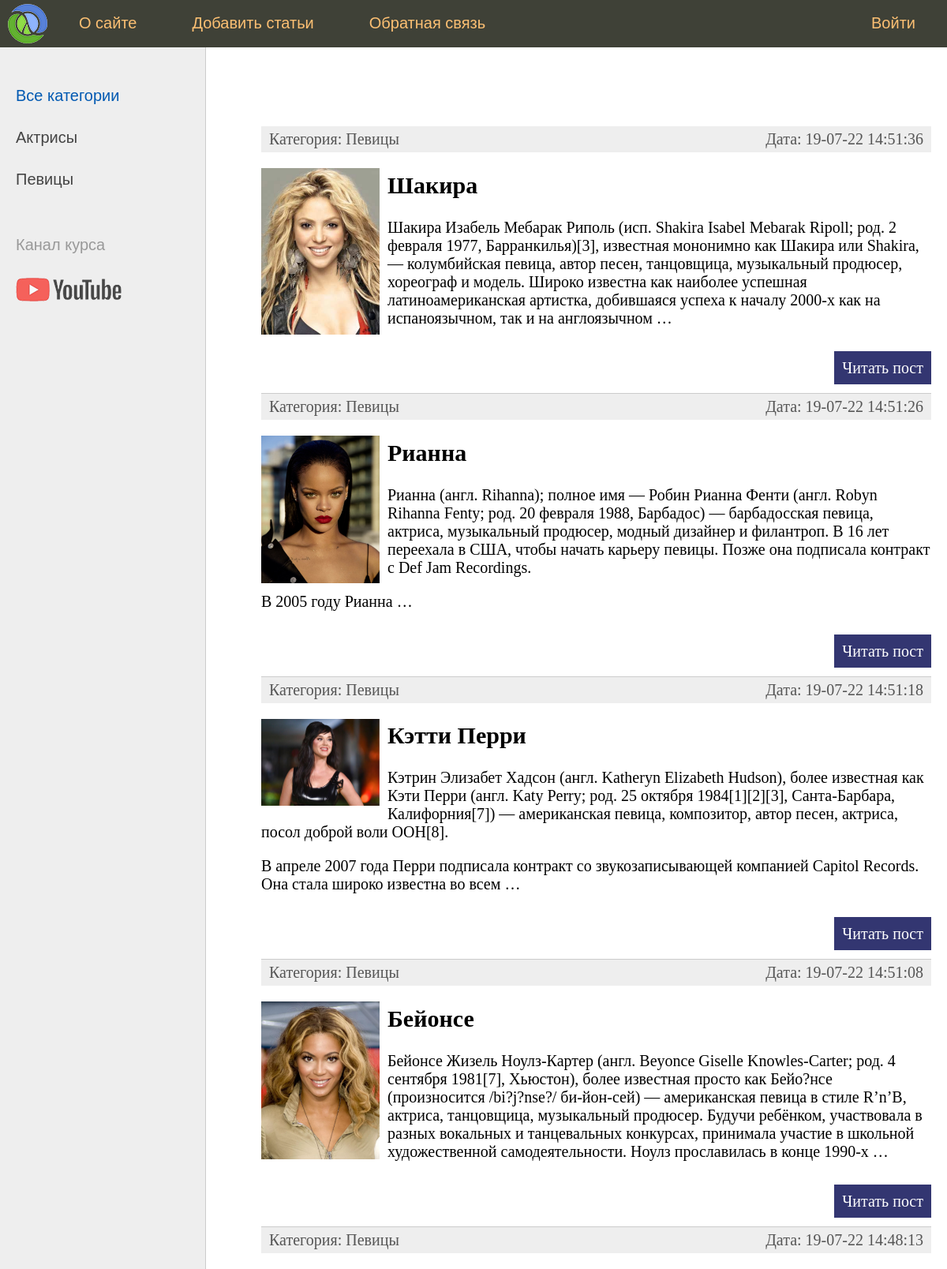
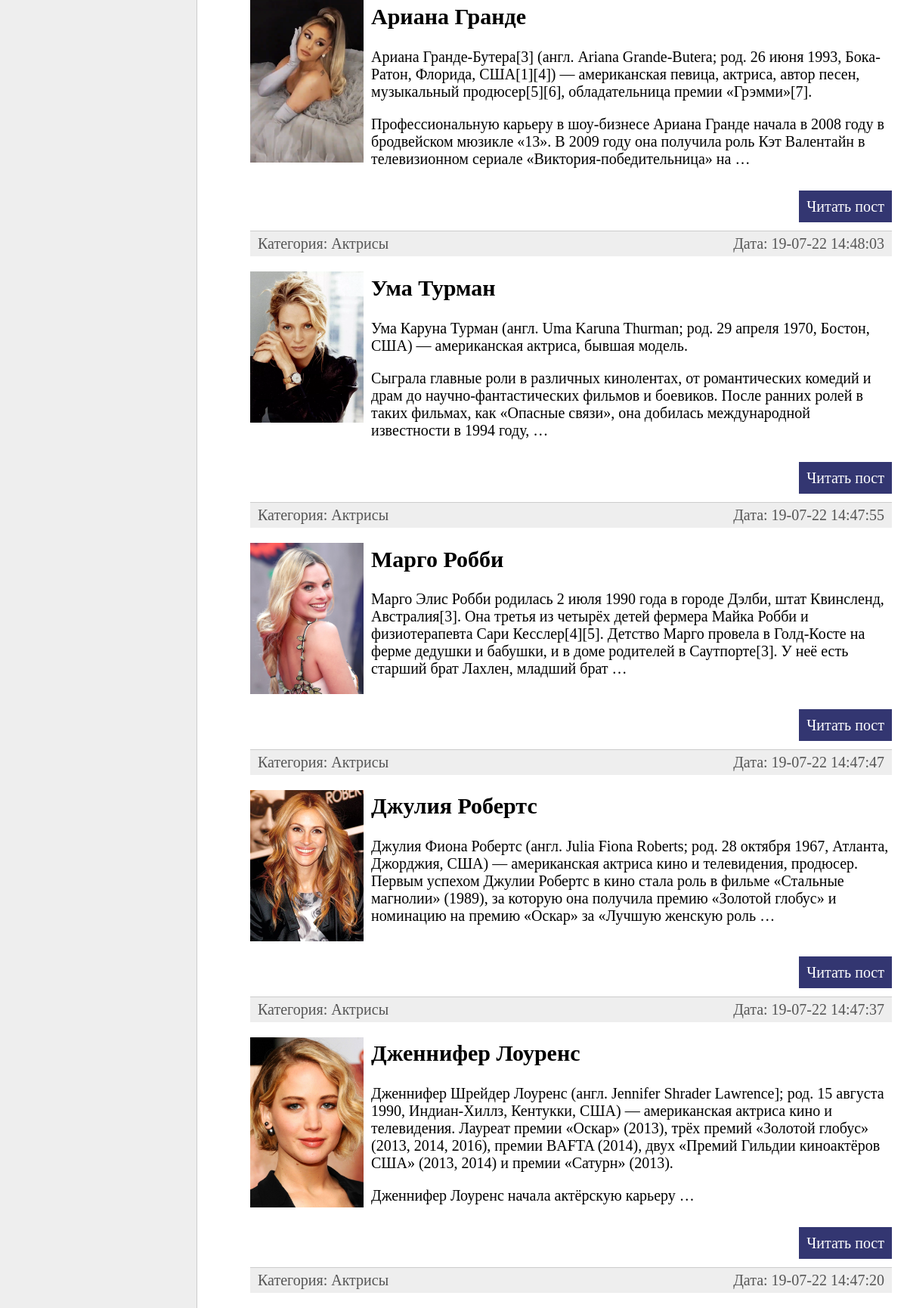
The app's page / (signed in, upper part) with its own data (2 pictures, top to bottom).
### women/models.py (models this page shows, shortened)
class Category(models.Model):
    name = models.CharField(max_length=100, db_index=True, verbose_name='Категория')
    slug = models.SlugField(max_length=255, unique=True, db_index=True, verbose_name='URL')
    def get_absolute_url(self):
        return reverse('category', kwargs={'cat_slug': self.slug})
    class Meta:
        verbose_name = 'Категория'
        verbose_name_plural = 'Категории'
        ordering = ['name']

class Women(models.Model):
    title = models.CharField(max_length=255, verbose_name='Заголовок')
    slug = models.SlugField(max_length=255, unique=True, db_index=True, verbose_name='URL')
    content = models.TextField(blank=True, verbose_name='Текст статьи')
    photo = models.ImageField(upload_to='photos/%Y/%m/%d/', verbose_name='Фото')
    time_create = models.DateTimeField(auto_now_add=True, verbose_name='Время создания')
    time_update = models.DateTimeField(auto_now=True, verbose_name='Последнее изменение')
    is_published = models.BooleanField(default=True, verbose_name='Публикация')
    cat = models.ForeignKey('Category', on_delete=models.PROTECT, verbose_name='Категории')
    def get_absolute_url(self):
        return reverse('post', kwargs={'post_slug': self.slug})
    class Meta:
        verbose_name = 'Известные женщины'
        verbose_name_plural = 'Известные женщины'
        ordering = ['-time_update', 'title']

### women/views.py (the view)
# urls.py: path('', WomenHome.as_view(), name='home'),
class WomenHome(DataMixin, ListView):
    model = Women
    template_name = 'women/index.html'
    context_object_name = 'posts'
    def get_context_data(self, *, object_list=None, **kwargs):
        context = super().get_context_data(**kwargs)
        c_def = self.get_user_context(title='Главная страница')
        return dict(list(context.items()) + list(c_def.items()))
    def get_queryset(self):
        return Women.objects.filter(is_published=True)

### women/templatetags/women_tags.py (called while the page is built)
@register.inclusion_tag('women/tags_templates/list_categories.html')
def show_categories(sort=None, cat_selected=0):
    if not filter:
        cats = Category.objects.all()
    else:
        cats = Category.objects.all().order_by(sort)
    return {'cats': cats, 'cat_selected': cat_selected}

@register.inclusion_tag('women/tags_templates/top_menu.html')
def show_top_menu():
    menu = [
        {'title': 'О сайте', 'url_name': 'about'},
        {'title': 'Добавить статьи', 'url_name': 'add_page'},
        {'title': 'Обратная связь', 'url_name': 'contact'},
        {'title': 'Войти', 'url_name': 'login'}
    ]
    return {'menu': menu}

### women/utils.py (called while the page is built)
    def get_user_context(self, **kwargs):
        context = kwargs
        cats = Category.objects.annotate(Count('women'))
        user_menu = menu.copy()
        if not self.request.user.is_authenticated:
            user_menu.pop(1)
        context['menu'] = user_menu
        context['cats'] = cats
        if 'cat_selected' not in context:
            context['cat_selected'] = 0
        return context

### women/templates/women/index.html (shortened to what this page needs)
{% extends 'women/base.html' %}
{% block content %}
<ul class="list-articles">
	{% for p in posts %}
			<li>
				<div class="article-panel">
					<p class="first">Категория: {{p.cat.name}}</p>
					<p class="last">Дата: {{p.time_update|date:"d-m-y H:i:s"}}</p>
				</div>
				{% if p.photo %}
					<p><img class="img-article-left thumb" src="{{p.photo.url}}" alt="{{p.title}}"></p>
				{% endif %}
				<h2>{{p.title}}</h2>
				{% autoescape on %}
				{{p.content|linebreaks|truncatewords:50}}
				{% endautoescape %}
				<p class="link-read-post"><a href="{{ p.get_absolute_url }}">Читать пост</a></p>
			</li>
	{% endfor %}
</ul>
{% endblock %}

### women/templates/women/base.html (shortened to what this page needs)
{% load static %}
{% load women_tags %}
<!DOCTYPE html>
<html>
<head>
	<link type="text/css" href="{% static 'women/css/styles.css' %}" rel="stylesheet" />
</head>
<body>
<table class="table-page" border=0 cellpadding="0" cellspacing="0">
<tr><td valign=top>
{% block mainmenu %}
		<div class="header">
			<ul id="mainmenu" class="mainmenu">
			<li class="logo"><a href="{% url 'home' %}"><div class="logo"></div></a></li>
{% for m in menu %}
	{% if not forloop.last %}
			<li><a href="{% url m.url_name %}">{{m.title}}</a></li>
	{% else %}
			<li class="last"><a href="{% url m.url_name %}">{{m.title}}</a></li>
	{% endif %}
{% endfor %}
			</ul>
		</div>
{% endblock mainmenu %}
<table class="table-content" border=0 cellpadding="0" cellspacing="0">
<tr>
	<td valign="top" class="left-chapters">
	<ul id="leftchapters">
	{% if cat_selected == 0 %}
		<li class="selected">Все категории</li>
	{% else %}
		<li><a href="{% url 'home' %}">Все категории</a></li>
	{% endif %}
	{% for c in cats %}
		{% if c.women__count > 0 %}
			{% if c.pk == cat_selected %}
				<li class="selected">{{c.name}}</li>
			{% else %}
				<li><a href="{{ c.get_absolute_url }}">{{c.name}}</a></li>
			{% endif %}
		{% endif %}
	{% endfor %}
		<li class="share">
		<p>Канал курса</p>
		<a class="share-yt" href="https://www.youtube.com/channel/UClJzWfGWuGJL2t-3dYKcHTA/playlists" target="_blank" rel="nofollow"></a>
		</li>
	</ul>
</td>
<td valign="top" class="content">
	<div class="content-text">
{% block content %}
{% endblock %}
	</div>
</td></tr></table>
</td></tr>
</table>
</body>
</html>

### women/static/women/css/styles.css (style rules this page uses)
html, body { font-family: 'Arial'; margin: 0; padding: 0; height: 100%; width: 100%; color: #444; }
a { color: #0059b2; text-decoration: none; }
img { max-width: 600px; height: auto; }
img.img-article-left { max-width: 300px; height: auto; float: left; padding: 0 10px 10px 0; }
img.img-article-left.thumb { max-width: 150px; height: auto; }
p.link-read-post { text-align: right; }
p.link-read-post a { padding: 10px; min-width: 100px; background: #333671; color: #fff; text-decoration: none; }
div.article-panel { background: #eee; padding: 5px 10px 5px 10px; box-sizing border-box; overflow: hidden; color: #555; }
div.article-panel p.first { margin: 0; float: left; }
div.article-panel p.last { margin: 0; float: right; }
ul.list-articles { list-style: none; margin: 0; padding: 0; }
ul.list-articles li { border-bottom: 1px solid #ccc; }
.table-page { width: 100%; height: 100%; vertical-align: top; }
.table-page tr { height: 100%; }
.header { background: #3F4137; height: 60px; }
.logo { background: url('../images/logo.png') no-repeat 10px 5px; width: 70px; height: 60px; }
ul.mainmenu { list-style: none; margin: 0; padding: 0; height: 60px; color: #fdc073; font-size: 20px; overflow: hidden; }
ul.mainmenu li { float: left; margin: 18px 40px 0 30px; }
ul.mainmenu li.logo { margin: 0; }
ul.mainmenu li.last { float: right; }
ul.mainmenu li a { color: #fdc073; text-decoration: none; }
.table-content { width: 100%; min-height: 100%; height: 100%; }
.left-chapters { margin: 0; background: #eee; border-right: 1px solid #ccc; min-height: 100%; }
.left-chapters ul { width: 230px; min-height: 100%; margin: 0; padding: 20px 10px 10px 20px; list-style: none; font-size: 20px; }
.left-chapters ul li { margin: 30px 0 0 0; color: #999; }
.left-chapters ul li.selected { color: #0059b2; }
.left-chapters ul li a { color: #444; text-decoration: none; }
.left-chapters ul li.share { margin: 60px 0 0 0; }
.left-chapters ul li.share p { margin: 30px 0 30px 0; }
.left-chapters ul li.share a { display: inline-block; width: 40px; height: 40px; margin: 0 20px 0 0; }
.left-chapters ul li.share a.share-yt { width: 100%; height: 30px; background: url('../images/share_yt.png') no-repeat 0 0 }
.content { padding: 40px 20px 20px 40px; width: 100%; box-sizing: border-box; }
.content-text { margin: 60px 0 0 30px; color: #000; font-size: 20px; font-family: Yandex Sans Display Light; }

### records on screen
Category: name "Актрисы"
Category: name "Певицы"
Women: cat.name "Певицы", time_update "19-07-22 14:51:36", photo (picture), title "Шакира", content "Шакира Изабель Мебарак Риполь (исп. Shakira Isabel Mebarak Ripoll; род. 2 февраля 1977, Барранкилья)[3], известная мононимно как Шакира или Shakira, — колумбийская певица, автор песен, танцовщица, музыкальный продюсер, хореограф и модель. Широко известна как наиболее успешная латиноамериканская артистка, добившаяся успеха к началу 2000-х как на испаноязычном, так и на англоязычном …"
Women: cat.name "Певицы", time_update "19-07-22 14:51:26", photo (picture), title "Рианна", content "Рианна (англ. Rihanna); полное имя — Робин Рианна Фенти (англ. Robyn Rihanna Fenty; род. 20 февраля 1988, Барбадос) — барбадосская певица, актриса, музыкальный продюсер, модный дизайнер и филантроп. В 16 лет переехала в США, чтобы начать карьеру певицы. Позже она подписала контракт с Def Jam Recordings. В 2005 году Рианна …"
Women: cat.name "Певицы", time_update "19-07-22 14:51:18", photo (picture), title "Кэтти Перри", content "Кэтрин Элизабет Хадсон (англ. Katheryn Elizabeth Hudson), более известная как Кэти Перри (англ. Katy Perry; род. 25 октября 1984[1][2][3], Санта-Барбара, Калифорния[7]) — американская певица, композитор, автор песен, актриса, посол доброй воли ООН[8]. В апреле 2007 года Перри подписала контракт со звукозаписывающей компанией Capitol Records. Она стала широко известна во всем …"
Women: cat.name "Певицы", time_update "19-07-22 14:51:08", photo (picture), title "Бейонсе", content "Бейонсе Жизель Ноулз-Картер (англ. Beyonce Giselle Knowles-Carter; род. 4 сентября 1981[7], Хьюстон), более известная просто как Бейо?нсе (произносится /bi?j?nse?/ би-йон-сей) — американская певица в стиле R’n’B, актриса, танцовщица, музыкальный продюсер. Будучи ребёнком, участвовала в разных вокальных и танцевальных конкурсах, принимала участие в школьной художественной самодеятельности. Ноулз прославилась в конце 1990-х …"
Women: cat.name "Певицы", time_update "19-07-22 14:48:13", photo (picture), title "Ариана Гранде", content "Ариана Гранде-Бутера[3] (англ. Ariana Grande-Butera; род. 26 июня 1993, Бока-Ратон, Флорида, США[1][4]) — американская певица, актриса, автор песен, музыкальный продюсер[5][6], обладательница премии «Грэмми»[7]. Профессиональную карьеру в шоу-бизнесе Ариана Гранде начала в 2008 году в бродвейском мюзикле «13». В 2009 году она получила роль Кэт Валентайн в телевизионном сериале «Виктория-победительница» на …"
Women: cat.name "Актрисы", time_update "19-07-22 14:48:03", photo (picture), title "Ума Турман", content "Ума Каруна Турман (англ. Uma Karuna Thurman; род. 29 апреля 1970, Бостон, США) — американская актриса, бывшая модель. Сыграла главные роли в различных кинолентах, от романтических комедий и драм до научно-фантастических фильмов и боевиков. После ранних ролей в таких фильмах, как «Опасные связи», она добилась международной известности в 1994 году, …"
Women: cat.name "Актрисы", time_update "19-07-22 14:47:55", photo (picture), title "Марго Робби", content "Марго Элис Робби родилась 2 июля 1990 года в городе Дэлби, штат Квинсленд, Австралия[3]. Она третья из четырёх детей фермера Майка Робби и физиотерапевта Сари Кесслер[4][5]. Детство Марго провела в Голд-Косте на ферме дедушки и бабушки, и в доме родителей в Саутпорте[3]. У неё есть старший брат Лахлен, младший брат …"
Women: cat.name "Актрисы", time_update "19-07-22 14:47:47", photo (picture), title "Джулия Робертс", content "Джулия Фиона Робертс (англ. Julia Fiona Roberts; род. 28 октября 1967, Атланта, Джорджия, США) — американская актриса кино и телевидения, продюсер. Первым успехом Джулии Робертс в кино стала роль в фильме «Стальные магнолии» (1989), за которую она получила премию «Золотой глобус» и номинацию на премию «Оскар» за «Лучшую женскую роль …"
Women: cat.name "Актрисы", time_update "19-07-22 14:47:37", photo (picture), title "Дженнифер Лоуренс", content "Дженнифер Шрейдер Лоуренс (англ. Jennifer Shrader Lawrence]; род. 15 августа 1990, Индиан-Хиллз, Кентукки, США) — американская актриса кино и телевидения. Лауреат премии «Оскар» (2013), трёх премий «Золотой глобус» (2013, 2014, 2016), премии BAFTA (2014), двух «Премий Гильдии киноактёров США» (2013, 2014) и премии «Сатурн» (2013). Дженнифер Лоуренс начала актёрскую карьеру …"
Women: cat.name "Актрисы", time_update "19-07-22 14:47:20"

### other values on screen
{{ m.title }} "О сайте" "Добавить статьи" "Обратная связь"
{{ m.title }} "Войти"
